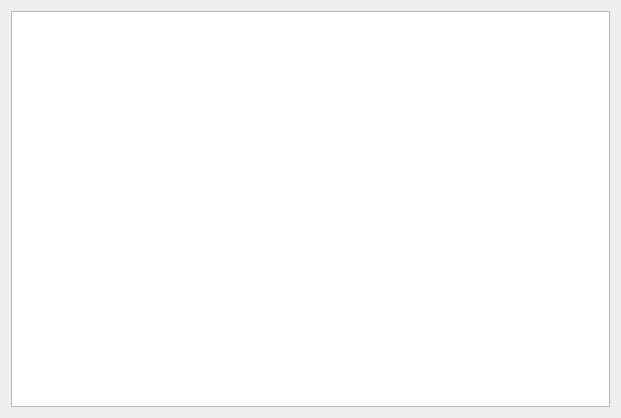
<?xml version="1.0" encoding="UTF-8"?>
<ui version="4.0">
 <class>MainWindow</class>
 <widget class="QMainWindow" name="MainWindow">
  <property name="geometry">
   <rect>
    <x>0</x>
    <y>0</y>
    <width>621</width>
    <height>418</height>
   </rect>
  </property>
  <property name="windowTitle">
   <string>防疫信息管理系统</string>
  </property>
  <widget class="QWidget" name="centralWidget">
   <layout class="QGridLayout" name="gridLayout">
    <item row="0" column="0">
     <widget class="QTableView" name="tableView">
      <attribute name="verticalHeaderCascadingSectionResizes">
       <bool>false</bool>
      </attribute>
     </widget>
    </item>
   </layout>
  </widget>
 </widget>
 <layoutdefault spacing="6" margin="11"/>
 <resources/>
 <connections/>
</ui>
